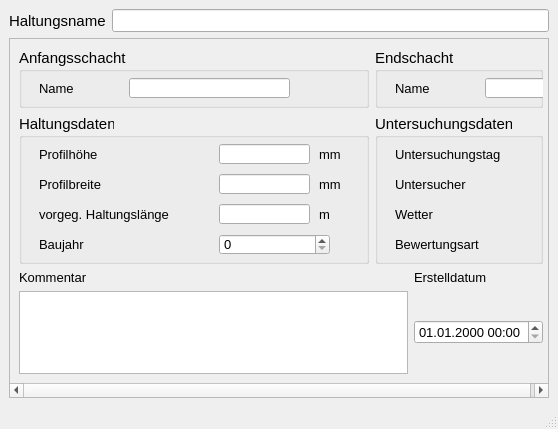
<?xml version="1.0" encoding="UTF-8"?>
<ui version="4.0">
 <class>MainWindow</class>
 <widget class="QMainWindow" name="MainWindow">
  <property name="sizePolicy">
   <sizepolicy hsizetype="Preferred" vsizetype="Preferred">
    <horstretch>0</horstretch>
    <verstretch>0</verstretch>
   </sizepolicy>
  </property>
  <property name="minimumSize">
   <size>
    <width>0</width>
    <height>0</height>
   </size>
  </property>
  <property name="baseSize">
   <size>
    <width>0</width>
    <height>0</height>
   </size>
  </property>
  <property name="font">
   <font>
    <family>Tahoma</family>
    <pointsize>10</pointsize>
   </font>
  </property>
  <property name="windowTitle">
   <string>MainWindow</string>
  </property>
  <widget class="QWidget" name="centralwidget">
   <layout class="QVBoxLayout" name="verticalLayout">
    <item>
     <layout class="QHBoxLayout" name="horizontalLayout">
      <item>
       <widget class="QLabel" name="label">
        <property name="font">
         <font>
          <family>Tahoma</family>
          <pointsize>11</pointsize>
         </font>
        </property>
        <property name="text">
         <string>Haltungsname</string>
        </property>
       </widget>
      </item>
      <item>
       <widget class="QLineEdit" name="leitnam">
        <property name="font">
         <font>
          <family>Tahoma</family>
          <pointsize>10</pointsize>
         </font>
        </property>
        <property name="toolTip">
         <string>&lt;html&gt;&lt;head/&gt;&lt;body&gt;&lt;p&gt;Eindeutiger Haltungsname&lt;/p&gt;&lt;/body&gt;&lt;/html&gt;</string>
        </property>
        <property name="statusTip">
         <string>Eindeutiger Haltungsname</string>
        </property>
       </widget>
      </item>
     </layout>
    </item>
    <item>
     <widget class="QScrollArea" name="scrollArea">
      <property name="widgetResizable">
       <bool>true</bool>
      </property>
      <widget class="QWidget" name="scrollAreaWidgetContents">
       <property name="geometry">
        <rect>
         <x>0</x>
         <y>0</y>
         <width>713</width>
         <height>381</height>
        </rect>
       </property>
       <layout class="QGridLayout" name="gridLayout">
        <item row="0" column="0">
         <widget class="QGroupBox" name="groupBox">
          <property name="minimumSize">
           <size>
            <width>350</width>
            <height>60</height>
           </size>
          </property>
          <property name="maximumSize">
           <size>
            <width>350</width>
            <height>60</height>
           </size>
          </property>
          <property name="font">
           <font>
            <family>Tahoma</family>
            <pointsize>11</pointsize>
           </font>
          </property>
          <property name="title">
           <string>Anfangsschacht</string>
          </property>
          <widget class="QLabel" name="label_3">
           <property name="geometry">
            <rect>
             <x>20</x>
             <y>30</y>
             <width>91</width>
             <height>21</height>
            </rect>
           </property>
           <property name="font">
            <font>
             <family>Tahoma</family>
             <pointsize>10</pointsize>
            </font>
           </property>
           <property name="text">
            <string>Name</string>
           </property>
          </widget>
          <widget class="QLineEdit" name="schoben">
           <property name="geometry">
            <rect>
             <x>110</x>
             <y>30</y>
             <width>161</width>
             <height>20</height>
            </rect>
           </property>
           <property name="font">
            <font>
             <family>Tahoma</family>
             <pointsize>10</pointsize>
            </font>
           </property>
           <property name="toolTip">
            <string>&lt;html&gt;&lt;head/&gt;&lt;body&gt;&lt;p&gt;Name des oberen Schachts&lt;/p&gt;&lt;/body&gt;&lt;/html&gt;</string>
           </property>
           <property name="statusTip">
            <string>Name des oberen Schachts</string>
           </property>
          </widget>
         </widget>
        </item>
        <item row="2" column="0">
         <widget class="QLabel" name="label_22">
          <property name="font">
           <font>
            <family>Tahoma</family>
            <pointsize>10</pointsize>
           </font>
          </property>
          <property name="text">
           <string>Kommentar</string>
          </property>
         </widget>
        </item>
        <item row="0" column="1" colspan="2">
         <widget class="QGroupBox" name="groupBox_3">
          <property name="font">
           <font>
            <family>Tahoma</family>
            <pointsize>11</pointsize>
           </font>
          </property>
          <property name="title">
           <string>Endschacht</string>
          </property>
          <widget class="QLabel" name="label_9">
           <property name="geometry">
            <rect>
             <x>20</x>
             <y>30</y>
             <width>71</width>
             <height>21</height>
            </rect>
           </property>
           <property name="font">
            <font>
             <family>Tahoma</family>
             <pointsize>10</pointsize>
            </font>
           </property>
           <property name="text">
            <string>Name</string>
           </property>
          </widget>
          <widget class="QLineEdit" name="schunten">
           <property name="geometry">
            <rect>
             <x>110</x>
             <y>30</y>
             <width>161</width>
             <height>20</height>
            </rect>
           </property>
           <property name="font">
            <font>
             <family>Tahoma</family>
             <pointsize>10</pointsize>
            </font>
           </property>
           <property name="toolTip">
            <string>&lt;html&gt;&lt;head/&gt;&lt;body&gt;&lt;p&gt;Name des unteren Schachts&lt;/p&gt;&lt;/body&gt;&lt;/html&gt;</string>
           </property>
           <property name="statusTip">
            <string>Name des unteren Schachts</string>
           </property>
          </widget>
         </widget>
        </item>
        <item row="1" column="1" colspan="2">
         <widget class="QGroupBox" name="groupBox_4">
          <property name="font">
           <font>
            <family>Tahoma</family>
            <pointsize>11</pointsize>
           </font>
          </property>
          <property name="title">
           <string>Untersuchungsdaten</string>
          </property>
          <widget class="QLabel" name="label_61">
           <property name="geometry">
            <rect>
             <x>20</x>
             <y>30</y>
             <width>151</width>
             <height>21</height>
            </rect>
           </property>
           <property name="font">
            <font>
             <family>Tahoma</family>
             <pointsize>10</pointsize>
            </font>
           </property>
           <property name="text">
            <string>Untersuchungstag</string>
           </property>
          </widget>
          <widget class="QLineEdit" name="untersuchtag">
           <property name="geometry">
            <rect>
             <x>190</x>
             <y>30</y>
             <width>121</width>
             <height>20</height>
            </rect>
           </property>
           <property name="font">
            <font>
             <family>Tahoma</family>
             <pointsize>10</pointsize>
            </font>
           </property>
           <property name="toolTip">
            <string>&lt;html&gt;&lt;head/&gt;&lt;body&gt;&lt;p&gt;Datum des Untersuchungstages&lt;/p&gt;&lt;/body&gt;&lt;/html&gt;</string>
           </property>
           <property name="statusTip">
            <string>Datum des Untersuchungstages</string>
           </property>
          </widget>
          <widget class="QLabel" name="label_62">
           <property name="geometry">
            <rect>
             <x>20</x>
             <y>60</y>
             <width>151</width>
             <height>21</height>
            </rect>
           </property>
           <property name="font">
            <font>
             <family>Tahoma</family>
             <pointsize>10</pointsize>
            </font>
           </property>
           <property name="text">
            <string>Untersucher</string>
           </property>
          </widget>
          <widget class="QLineEdit" name="untersucher">
           <property name="geometry">
            <rect>
             <x>190</x>
             <y>60</y>
             <width>121</width>
             <height>20</height>
            </rect>
           </property>
           <property name="font">
            <font>
             <family>Tahoma</family>
             <pointsize>10</pointsize>
            </font>
           </property>
           <property name="toolTip">
            <string>&lt;html&gt;&lt;head/&gt;&lt;body&gt;&lt;p&gt;Name bzw. Kürzel des Untersuchers&lt;/p&gt;&lt;/body&gt;&lt;/html&gt;</string>
           </property>
           <property name="statusTip">
            <string>Name bzw. Kürzel des Untersuchers</string>
           </property>
          </widget>
          <widget class="QLabel" name="label_63">
           <property name="geometry">
            <rect>
             <x>20</x>
             <y>90</y>
             <width>151</width>
             <height>21</height>
            </rect>
           </property>
           <property name="font">
            <font>
             <family>Tahoma</family>
             <pointsize>10</pointsize>
            </font>
           </property>
           <property name="text">
            <string>Wetter</string>
           </property>
          </widget>
          <widget class="QLineEdit" name="wetter">
           <property name="geometry">
            <rect>
             <x>190</x>
             <y>90</y>
             <width>121</width>
             <height>20</height>
            </rect>
           </property>
           <property name="font">
            <font>
             <family>Tahoma</family>
             <pointsize>10</pointsize>
            </font>
           </property>
           <property name="toolTip">
            <string>&lt;html&gt;&lt;head/&gt;&lt;body&gt;&lt;p&gt;kurzer Kommentar zum Wetter am Untersuchungstag&lt;/p&gt;&lt;/body&gt;&lt;/html&gt;</string>
           </property>
           <property name="statusTip">
            <string>kurzer Kommentar zum Wetter am Untersuchungstag</string>
           </property>
          </widget>
          <widget class="QLabel" name="label_64">
           <property name="geometry">
            <rect>
             <x>20</x>
             <y>120</y>
             <width>151</width>
             <height>21</height>
            </rect>
           </property>
           <property name="font">
            <font>
             <family>Tahoma</family>
             <pointsize>10</pointsize>
            </font>
           </property>
           <property name="text">
            <string>Bewertungsart</string>
           </property>
          </widget>
          <widget class="QLineEdit" name="bewertungsart">
           <property name="geometry">
            <rect>
             <x>190</x>
             <y>120</y>
             <width>121</width>
             <height>20</height>
            </rect>
           </property>
           <property name="font">
            <font>
             <family>Tahoma</family>
             <pointsize>10</pointsize>
            </font>
           </property>
           <property name="toolTip">
            <string>&lt;html&gt;&lt;head/&gt;&lt;body&gt;&lt;p&gt;Name des verwndeten Bewertungsmodells (z.B. DWA-M 149-3)&lt;/p&gt;&lt;/body&gt;&lt;/html&gt;</string>
           </property>
           <property name="statusTip">
            <string>Name des verwndeten Bewertungsmodells (z.B. DWA-M 149-3)</string>
           </property>
          </widget>
          <widget class="QLabel" name="label_65">
           <property name="geometry">
            <rect>
             <x>20</x>
             <y>150</y>
             <width>151</width>
             <height>21</height>
            </rect>
           </property>
           <property name="font">
            <font>
             <family>Tahoma</family>
             <pointsize>10</pointsize>
            </font>
           </property>
           <property name="text">
            <string>Bewertungstag</string>
           </property>
          </widget>
          <widget class="QLineEdit" name="bewertungstag">
           <property name="geometry">
            <rect>
             <x>150</x>
             <y>150</y>
             <width>121</width>
             <height>20</height>
            </rect>
           </property>
           <property name="font">
            <font>
             <family>Tahoma</family>
             <pointsize>10</pointsize>
            </font>
           </property>
           <property name="toolTip">
            <string>&lt;html&gt;&lt;head/&gt;&lt;body&gt;&lt;p&gt;Datum des Tages, an dem die Bewertung durchgeführt wird&lt;/p&gt;&lt;/body&gt;&lt;/html&gt;</string>
           </property>
           <property name="statusTip">
            <string>Datum des Tages, an dem die Bewertung durchgeführt wird</string>
           </property>
          </widget>
          <widget class="QLabel" name="label_38">
           <property name="geometry">
            <rect>
             <x>230</x>
             <y>180</y>
             <width>51</width>
             <height>21</height>
            </rect>
           </property>
           <property name="font">
            <font>
             <family>Tahoma</family>
             <pointsize>10</pointsize>
            </font>
           </property>
           <property name="text">
            <string>Stands.</string>
           </property>
          </widget>
          <widget class="QLineEdit" name="max_ZS">
           <property name="geometry">
            <rect>
             <x>230</x>
             <y>200</y>
             <width>31</width>
             <height>20</height>
            </rect>
           </property>
           <property name="toolTip">
            <string>&lt;html&gt;&lt;head/&gt;&lt;body&gt;&lt;p&gt;Zustandsklasse Betriebssicherheit&lt;/p&gt;&lt;/body&gt;&lt;/html&gt;</string>
           </property>
           <property name="statusTip">
            <string>Zustandsklasse Betriebssicherheit</string>
           </property>
          </widget>
          <widget class="QLabel" name="label_37">
           <property name="geometry">
            <rect>
             <x>190</x>
             <y>180</y>
             <width>41</width>
             <height>21</height>
            </rect>
           </property>
           <property name="font">
            <font>
             <family>Tahoma</family>
             <pointsize>10</pointsize>
            </font>
           </property>
           <property name="text">
            <string>Betr.</string>
           </property>
          </widget>
          <widget class="QLabel" name="label_36">
           <property name="geometry">
            <rect>
             <x>20</x>
             <y>200</y>
             <width>121</width>
             <height>21</height>
            </rect>
           </property>
           <property name="font">
            <font>
             <family>Tahoma</family>
             <pointsize>10</pointsize>
            </font>
           </property>
           <property name="text">
            <string>Zustandsklassen</string>
           </property>
          </widget>
          <widget class="QLabel" name="label_39">
           <property name="geometry">
            <rect>
             <x>150</x>
             <y>180</y>
             <width>41</width>
             <height>21</height>
            </rect>
           </property>
           <property name="font">
            <font>
             <family>Tahoma</family>
             <pointsize>10</pointsize>
            </font>
           </property>
           <property name="text">
            <string>Dicht.</string>
           </property>
          </widget>
          <widget class="QLineEdit" name="max_ZD">
           <property name="geometry">
            <rect>
             <x>150</x>
             <y>200</y>
             <width>31</width>
             <height>20</height>
            </rect>
           </property>
           <property name="toolTip">
            <string>&lt;html&gt;&lt;head/&gt;&lt;body&gt;&lt;p&gt;Zustandsklasse Dichtheit&lt;/p&gt;&lt;/body&gt;&lt;/html&gt;</string>
           </property>
           <property name="statusTip">
            <string>Zustandsklasse Dichtheit</string>
           </property>
          </widget>
          <widget class="QLineEdit" name="max_ZB">
           <property name="geometry">
            <rect>
             <x>190</x>
             <y>200</y>
             <width>31</width>
             <height>20</height>
            </rect>
           </property>
           <property name="toolTip">
            <string>&lt;html&gt;&lt;head/&gt;&lt;body&gt;&lt;p&gt;Zustandsklasse Betriebssicherheit&lt;/p&gt;&lt;/body&gt;&lt;/html&gt;</string>
           </property>
           <property name="statusTip">
            <string>Zustandsklasse Betriebssicherheit</string>
           </property>
          </widget>
         </widget>
        </item>
        <item row="3" column="0" colspan="2">
         <widget class="QTextEdit" name="kommentar">
          <property name="font">
           <font>
            <family>Tahoma</family>
            <pointsize>10</pointsize>
           </font>
          </property>
          <property name="toolTip">
           <string>&lt;html&gt;&lt;head/&gt;&lt;body&gt;&lt;p&gt;Platz für zusätzliche Kommentare.&lt;/p&gt;&lt;/body&gt;&lt;/html&gt;</string>
          </property>
          <property name="statusTip">
           <string>Platz für zusätzliche Kommentare.</string>
          </property>
         </widget>
        </item>
        <item row="1" column="0">
         <widget class="QGroupBox" name="groupBox_2">
          <property name="minimumSize">
           <size>
            <width>350</width>
            <height>150</height>
           </size>
          </property>
          <property name="maximumSize">
           <size>
            <width>350</width>
            <height>150</height>
           </size>
          </property>
          <property name="font">
           <font>
            <family>Tahoma</family>
            <pointsize>11</pointsize>
           </font>
          </property>
          <property name="title">
           <string>Haltungsdaten</string>
          </property>
          <widget class="QLabel" name="label_7">
           <property name="geometry">
            <rect>
             <x>20</x>
             <y>60</y>
             <width>101</width>
             <height>21</height>
            </rect>
           </property>
           <property name="font">
            <font>
             <family>Tahoma</family>
             <pointsize>10</pointsize>
            </font>
           </property>
           <property name="text">
            <string>Profilbreite</string>
           </property>
          </widget>
          <widget class="QLabel" name="label_20">
           <property name="geometry">
            <rect>
             <x>300</x>
             <y>60</y>
             <width>31</width>
             <height>21</height>
            </rect>
           </property>
           <property name="font">
            <font>
             <family>Tahoma</family>
             <pointsize>10</pointsize>
            </font>
           </property>
           <property name="text">
            <string>mm</string>
           </property>
          </widget>
          <widget class="QLabel" name="label_21">
           <property name="geometry">
            <rect>
             <x>300</x>
             <y>90</y>
             <width>31</width>
             <height>21</height>
            </rect>
           </property>
           <property name="font">
            <font>
             <family>Tahoma</family>
             <pointsize>10</pointsize>
            </font>
           </property>
           <property name="text">
            <string>m </string>
           </property>
          </widget>
          <widget class="QLineEdit" name="laenge">
           <property name="geometry">
            <rect>
             <x>200</x>
             <y>90</y>
             <width>91</width>
             <height>20</height>
            </rect>
           </property>
           <property name="font">
            <font>
             <family>Tahoma</family>
             <pointsize>10</pointsize>
            </font>
           </property>
           <property name="toolTip">
            <string>&lt;html&gt;&lt;head/&gt;&lt;body&gt;&lt;p&gt;&lt;span style=&quot; font-size:10pt;&quot;&gt;vorgegebene Haltungslänge, falls diese nicht automatisch berechnet werden soll&lt;/span&gt;&lt;/p&gt;&lt;/body&gt;&lt;/html&gt;</string>
           </property>
           <property name="statusTip">
            <string>vorgegebene Haltungslänge, falls diese nicht automatisch berechnet werden soll</string>
           </property>
          </widget>
          <widget class="QLabel" name="label_17">
           <property name="geometry">
            <rect>
             <x>20</x>
             <y>90</y>
             <width>171</width>
             <height>21</height>
            </rect>
           </property>
           <property name="font">
            <font>
             <family>Tahoma</family>
             <pointsize>10</pointsize>
            </font>
           </property>
           <property name="text">
            <string>vorgeg. Haltungslänge</string>
           </property>
          </widget>
          <widget class="QLineEdit" name="hoehe">
           <property name="geometry">
            <rect>
             <x>200</x>
             <y>30</y>
             <width>91</width>
             <height>20</height>
            </rect>
           </property>
           <property name="font">
            <font>
             <family>Tahoma</family>
             <pointsize>10</pointsize>
            </font>
           </property>
           <property name="toolTip">
            <string>&lt;html&gt;&lt;head/&gt;&lt;body&gt;&lt;p&gt;Bedeutung hängt vom Profiltyp ab&lt;/p&gt;&lt;/body&gt;&lt;/html&gt;</string>
           </property>
           <property name="statusTip">
            <string>Bedeutung hängt vom Profiltyp ab</string>
           </property>
          </widget>
          <widget class="QLabel" name="label_16">
           <property name="geometry">
            <rect>
             <x>300</x>
             <y>30</y>
             <width>31</width>
             <height>21</height>
            </rect>
           </property>
           <property name="font">
            <font>
             <family>Tahoma</family>
             <pointsize>10</pointsize>
            </font>
           </property>
           <property name="text">
            <string>mm</string>
           </property>
          </widget>
          <widget class="QLineEdit" name="breite">
           <property name="geometry">
            <rect>
             <x>200</x>
             <y>60</y>
             <width>91</width>
             <height>20</height>
            </rect>
           </property>
           <property name="font">
            <font>
             <family>Tahoma</family>
             <pointsize>10</pointsize>
            </font>
           </property>
           <property name="toolTip">
            <string>&lt;html&gt;&lt;head/&gt;&lt;body&gt;&lt;p&gt;Bedeutung hängt vom Profiltyp ab&lt;/p&gt;&lt;/body&gt;&lt;/html&gt;</string>
           </property>
           <property name="statusTip">
            <string>Bedeutung hängt vom Profiltyp ab</string>
           </property>
          </widget>
          <widget class="QLabel" name="label_6">
           <property name="geometry">
            <rect>
             <x>20</x>
             <y>30</y>
             <width>101</width>
             <height>21</height>
            </rect>
           </property>
           <property name="font">
            <font>
             <family>Tahoma</family>
             <pointsize>10</pointsize>
            </font>
           </property>
           <property name="text">
            <string>Profilhöhe</string>
           </property>
          </widget>
          <widget class="QLabel" name="label_60">
           <property name="geometry">
            <rect>
             <x>20</x>
             <y>120</y>
             <width>151</width>
             <height>21</height>
            </rect>
           </property>
           <property name="font">
            <font>
             <family>Tahoma</family>
             <pointsize>10</pointsize>
            </font>
           </property>
           <property name="text">
            <string>Baujahr</string>
           </property>
          </widget>
          <widget class="QSpinBox" name="baujahr">
           <property name="geometry">
            <rect>
             <x>200</x>
             <y>120</y>
             <width>111</width>
             <height>21</height>
            </rect>
           </property>
           <property name="font">
            <font>
             <family>Tahoma</family>
             <pointsize>10</pointsize>
            </font>
           </property>
           <property name="toolTip">
            <string>&lt;html&gt;&lt;head/&gt;&lt;body&gt;&lt;p&gt;Baujahr der Haltung&lt;/p&gt;&lt;/body&gt;&lt;/html&gt;</string>
           </property>
           <property name="statusTip">
            <string>Baujahr der Haltung</string>
           </property>
          </widget>
         </widget>
        </item>
        <item row="2" column="2">
         <widget class="QLabel" name="label_71">
          <property name="text">
           <string>Erstelldatum</string>
          </property>
         </widget>
        </item>
        <item row="3" column="2">
         <widget class="QgsDateTimeEdit" name="createdat">
          <property name="font">
           <font>
            <family>Tahoma</family>
            <pointsize>10</pointsize>
           </font>
          </property>
          <property name="currentSection">
           <enum>QDateTimeEdit::DaySection</enum>
          </property>
          <property name="displayFormat">
           <string>dd.MM.yyyy HH:mm</string>
          </property>
         </widget>
        </item>
       </layout>
      </widget>
     </widget>
    </item>
   </layout>
  </widget>
  <widget class="QMenuBar" name="menubar">
   <property name="geometry">
    <rect>
     <x>0</x>
     <y>0</y>
     <width>737</width>
     <height>27</height>
    </rect>
   </property>
  </widget>
  <widget class="QStatusBar" name="statusbar"/>
 </widget>
 <customwidgets>
  <customwidget>
   <class>QgsDateTimeEdit</class>
   <extends>QDateTimeEdit</extends>
   <header>qgsdatetimeedit.h</header>
  </customwidget>
 </customwidgets>
 <tabstops>
  <tabstop>leitnam</tabstop>
  <tabstop>hoehe</tabstop>
  <tabstop>breite</tabstop>
  <tabstop>laenge</tabstop>
  <tabstop>createdat</tabstop>
  <tabstop>kommentar</tabstop>
 </tabstops>
 <resources/>
 <connections/>
</ui>
